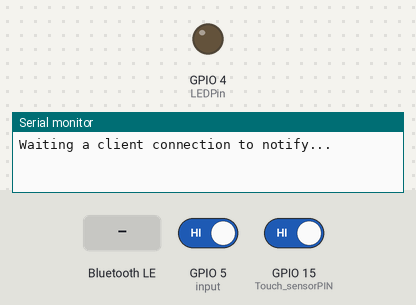
Bench run of a sketch on a simulated ESP32. Parts: output pins drawn as LEDs (lit = HIGH), the last lines printed to the serial monitor. Inputs (shaded band) come from the test bench; at power-on: GPIO 5 (input) HIGH, GPIO 15 (Touch_sensorPIN) HIGH. Nothing arrives over Bluetooth unless stated; a phone connects over Bluetooth LE 3 s after start.

Above: at 1.2 s.
1.3 s: GPIO 5 (input) driven LOW
At 4.0 s:
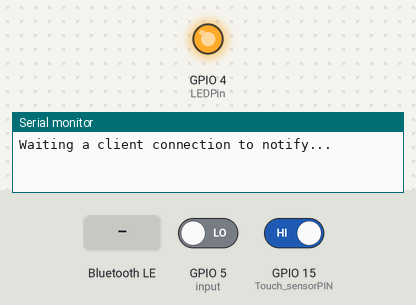
4.3 s: GPIO 5 (input) driven HIGH
At 5.2 s:
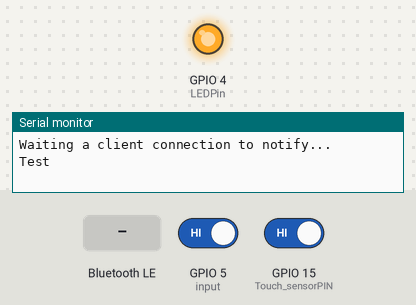
7.4 s: Bluetooth LE write "bye" received
At 8.5 s:
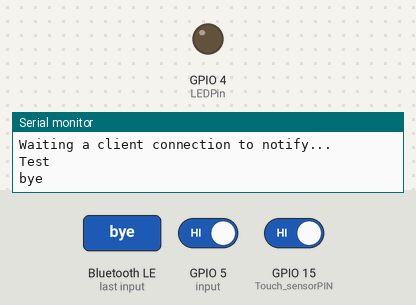
Timing chart, 0 to 10.4 s (numbered marks = the images above; inputs shaded):
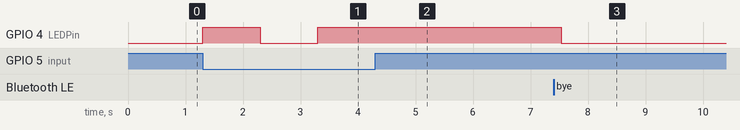

Measured:
- after the input at 1.3 s, GPIO 4 (LEDPin): LOW → HIGH at once, → LOW 1.0 s later, → HIGH 1.0 s later
- after the input at 4.3 s, GPIO 4 (LEDPin): stops changing and stays HIGH
- after the input at 7.4 s, GPIO 4 (LEDPin): HIGH → LOW after 0.13 s

The sketch:

ESP32_PROJ.ino
```cpp
//以除去按鍵彈跳並且使得觸控板、按鈕及藍芽可兩邊控制燈光
#include <BLEDevice.h>
#include <BLEServer.h>
#include <BLEUtils.h>
#include <BLE2902.h>
#include <String.h>

int count = 0;
int LEDPin = 4, input = 5;
int Touch_sensorPIN=15;
BLECharacteristic *pCharacteristic;
bool deviceConnected = false;
uint8_t txValue = 0;
long lastMsg = 0;
String rxload="Test\n";
char BLE_LEDstatus;
/*為BLE供應商定義指定的 UUID 編號*/
#define SERVICE_UUID           "7d6159d2-881e-11ed-a1eb-0242ac120002"
#define CHARACTERISTIC_UUID_RX "7d6159d2-881e-11ed-a1eb-0242ac120002"
#define CHARACTERISTIC_UUID_TX "7d6159d2-881e-11ed-a1eb-0242ac120002"
/*為BLE服務器編寫一個Callback函式來管理BLE的連接。*/
class MyServerCallbacks: public BLEServerCallbacks {
    void onConnect(BLEServer* pServer) {
      deviceConnected = true;
    };
    void onDisconnect(BLEServer* pServer) {
      deviceConnected = false;
    }
};

/*具有BLE功能的Callback函式。
 *調用時，移動終端向 ESP32 發送數據時，會將其存儲到 reload 中。
 */
class MyCallbacks: public BLECharacteristicCallbacks {
    void onWrite(BLECharacteristic *pCharacteristic) {
      std::string rxValue = pCharacteristic->getValue();
      if (rxValue.length() > 0) {
        rxload="";
        for (int i = 0; i < rxValue.length(); i++){
          rxload +=(char)rxValue[i];
        }
      }
    }
};

/*創建BLE server流程：
 *1. Create a BLE Server
 *2. Create a BLE Service
 *3. Create a BLE Characteristic on the Service
 *4. Create a BLE Descriptor on the characteristic
 *5. Start the service
 *6. Start advertising
 */
void setupBLE(String BLEName){
  const char *ble_name=BLEName.c_str();
  BLEDevice::init(ble_name);
  BLEServer *pServer = BLEDevice::createServer();
  pServer->setCallbacks(new MyServerCallbacks());
  BLEService *pService = pServer->createService(SERVICE_UUID);
  pCharacteristic= pService->createCharacteristic(CHARACTERISTIC_UUID_TX,BLECharacteristic::PROPERTY_NOTIFY);
  pCharacteristic->addDescriptor(new BLE2902());
  BLECharacteristic *pCharacteristic = pService->createCharacteristic(CHARACTERISTIC_UUID_RX,BLECharacteristic::PROPERTY_WRITE);
  pCharacteristic->setCallbacks(new MyCallbacks());
  pService->start();
  pServer->getAdvertising()->start();
  Serial.println("Waiting a client connection to notify...");
}
void setup(){
	pinMode(input, INPUT);
	pinMode(LEDPin, OUTPUT);
	Serial.begin(115200);
	setupBLE("ESP32_BLE");
}

void loop(){
	long now = millis();
	int touchState = touchRead(Touch_sensorPIN);
	if((digitalRead(input) == 0) &&
		(count == 0) ){
		count = count + 1;
		digitalWrite(LEDPin, count);
		delay(1000);

	}

	else if((digitalRead(input) == 0) &&
	(count > 0)){
		count = 0;
		digitalWrite(LEDPin, count);
		delay(1000);
	}

	else if((touchState == HIGH) && (count == 0)){
		count = count + 1;
		digitalWrite(LEDPin, HIGH);
		delay(1000);
	}

	else if((touchState == HIGH) && (count > 0)){
		digitalWrite(LEDPin, LOW);
		count = 0;
		delay(1000);
	}

	else if (now - lastMsg > 100) {
		if (deviceConnected&&rxload.length()>0) {
			Serial.println(rxload);
			// Serial.println("rxload=");
			String Light_state;
			String Servo_state;
			String str;
			if(rxload == "hi"){
				count = count + 1;
				digitalWrite(LEDPin, HIGH);
				delay(500);
			}
			else if(rxload == "bye"){
				digitalWrite(LEDPin, LOW);
				count = 0;
				delay(500);
			}
		// else if(rxload == "close"){
		//   Myservo.write(0);
		// }
		// else if(rxload == "open"){
		//   Myservo.write(180);
		// }
		else if(rxload == "print"){
			if(digitalRead(LEDPin) == HIGH){
			Light_state = "On";
		}
		else if(digitalRead(LEDPin) == LOW){
			Light_state = "OFF";
		}
		// Servo_state = Myservo.read() > 0 ? " Servo is open" : " Servo is close";
		str = "LED is " + Light_state;
		const char *newValue=str.c_str();
		pCharacteristic->setValue(newValue);
		pCharacteristic->notify();

		}
		rxload="";

		}
		lastMsg = now;
	}


}
```
